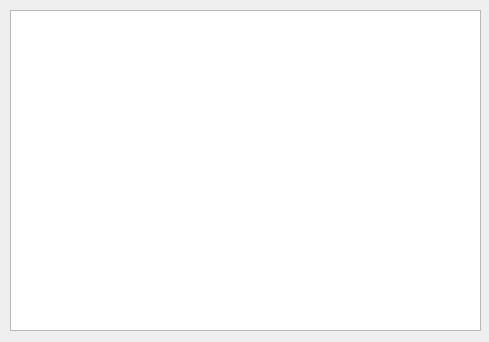
<?xml version="1.0" encoding="UTF-8"?>
<ui version="4.0">
 <class>Form</class>
 <widget class="QWidget" name="Form">
  <property name="geometry">
   <rect>
    <x>0</x>
    <y>0</y>
    <width>489</width>
    <height>342</height>
   </rect>
  </property>
  <property name="windowTitle">
   <string>Form</string>
  </property>
  <widget class="QWidget" name="verticalLayoutWidget">
   <property name="geometry">
    <rect>
     <x>10</x>
     <y>10</y>
     <width>471</width>
     <height>321</height>
    </rect>
   </property>
   <layout class="QVBoxLayout" name="verticalLayout">
    <item>
     <widget class="QTableWidget" name="tableWidget"/>
    </item>
   </layout>
  </widget>
 </widget>
 <resources/>
 <connections/>
</ui>
